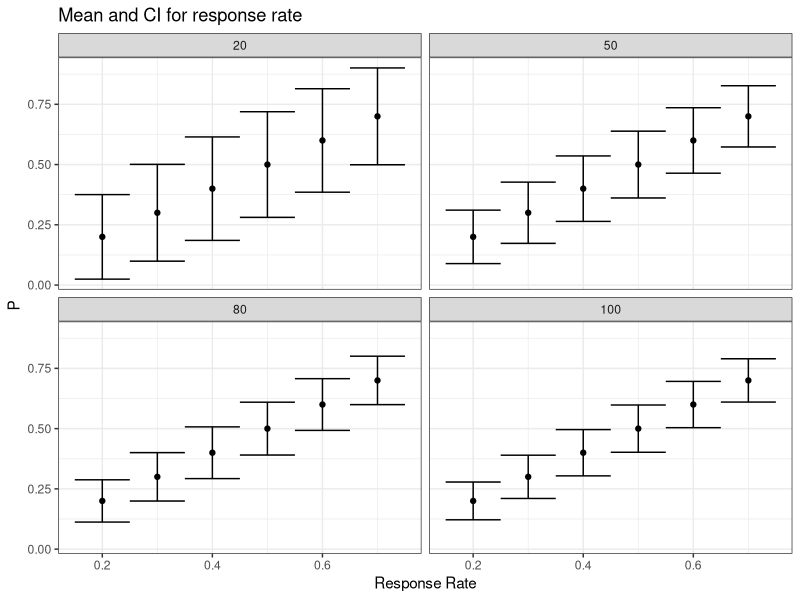

Source code (R):
##Confidence Interval for phat(response rate)##
N<-c(rep(20,6),rep(50,6),rep(80,6),rep(100,6))
p.hat<-rep(seq(0.2,0.7,0.1),4)
confdf<-data.frame(N,p.hat)
confdf$ci<-1.96*sqrt(p.hat*(1-p.hat)/N)
confdf

library(ggplot2)
pd <- position_dodge(0.1)
ggplot(confdf, aes(x=p.hat, y=p.hat, group=N)) + 
  geom_errorbar(aes(ymin=p.hat-ci, ymax=p.hat+ci), width=.1, position=pd) +
  geom_point(position=pd)+
  facet_wrap(~N)+
#  scale_x_discrete(limits=c("0.2","0.3","0.4","0.5","0.6","0.7"))+
  labs(x = "Response Rate",
       y = "P",
       title = "Mean and CI for response rate")+

theme_bw()
